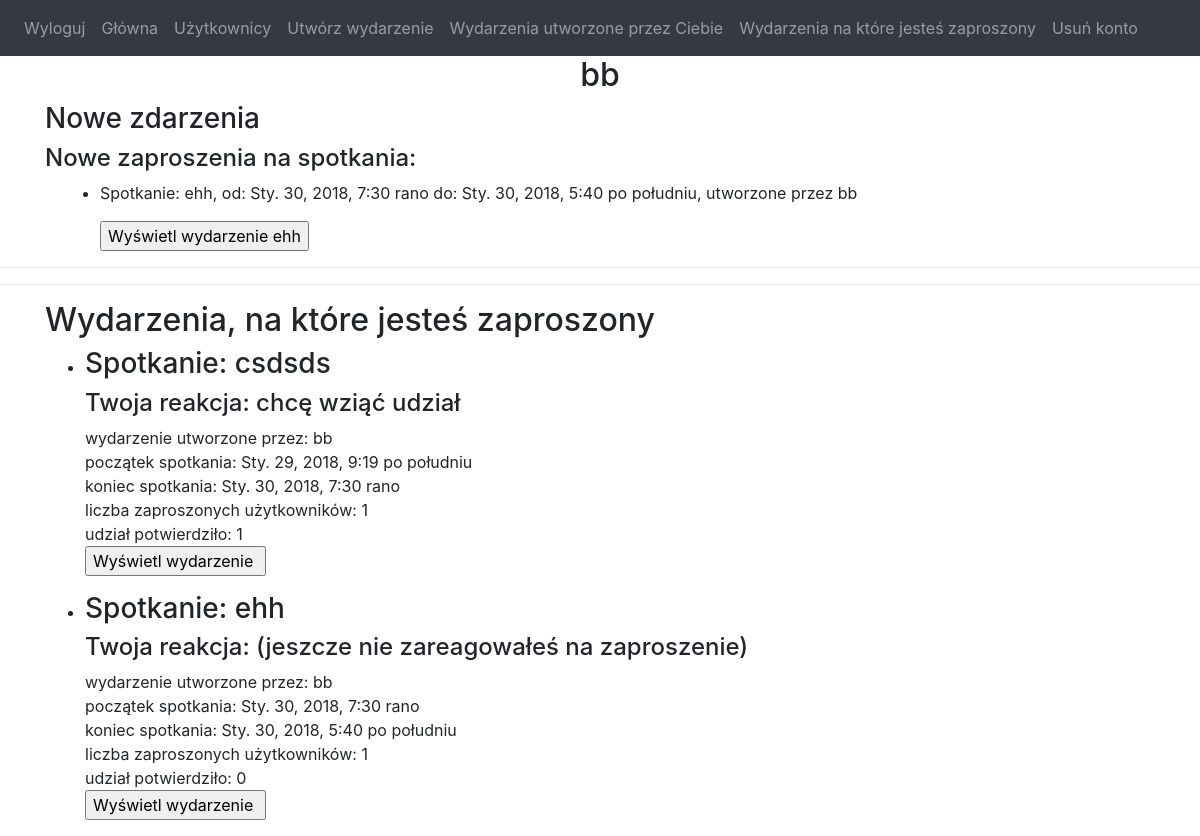
The page /my_invitations (signed in) on the database as committed earlier.
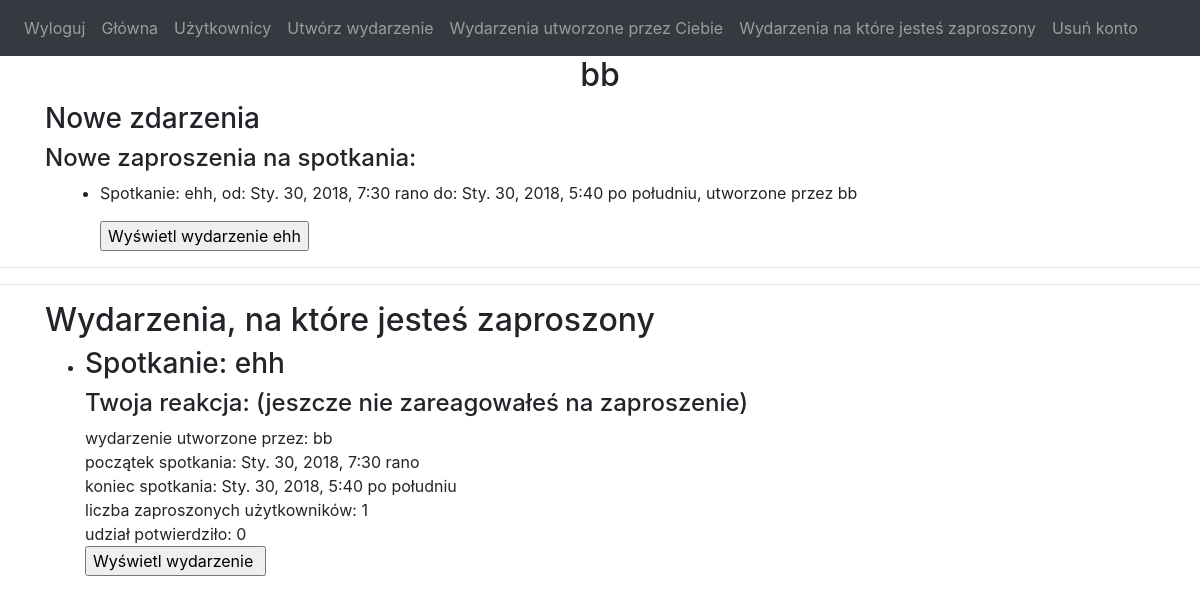
The same page on the database as committed later.
### meetingserver/models.py (models this page shows)
class Meeting(
        models.Model):  # znika jak znika użytkownik który je utworzył (bo cascade), albo jak je usunie
    name = models.CharField(max_length=50)
    begin = models.DateTimeField()
    end = models.DateTimeField()
    invitedNr = models.PositiveIntegerField()
    acceptedNr = models.PositiveIntegerField()
    creator = models.ForeignKey(User, on_delete=models.CASCADE)

class User(models.Model):
    name = models.CharField(max_length=50, unique=True)
    pwd = models.CharField(max_length=50)

### views/logged_views.py (the view)
# urls.py: path('my_invitations', logged_views.my_invitations),
def my_invitations(request):
    if 'user_id' not in request.session:
        return HttpResponseRedirect("/")
    uid = request.session['user_id']
    uname = request.session['user_name']
    attending = Invitation.objects.filter(user__id=uid)
    u1 = set()
    for m in attending:
        u1.add(
            (m.meeting.id,
             m.meeting.name,
             m.meeting.creator.name,
             m.meeting.begin,
             m.meeting.end,
             m.meeting.invitedNr,
             m.meeting.acceptedNr,
             m.reactionType))
    notif_dict = get_my_notifications(uid, uname)
    d1 = {'my_invited_events': u1}
    return render(request, 'my_invited_events.html', {**d1, **notif_dict})

### clear_old_events.py (called while the page is built)
    def __call__(self, request):
        if datetime.now(pytz.utc) - self.last_cleared > timedelta(minutes=2):
            self.clear_past_events()
            self.last_cleared = datetime.now(pytz.utc)
        response = self.get_response(request)
        return response

### templates/my_invited_events.html (shortened to what this page needs)
{% extends 'logged_shared.html' %}
{% block main_content %}
<div  class="container">
    <h2> Wydarzenia, na które jesteś zaproszony </h2>
    <ul>
    {% for id, name, creator, begin, end, nr_inv, nr_yes, reactionType in my_invited_events %}
        <li>
        <h3> Spotkanie: {{ name }} </h3>
        <h4> Twoja reakcja:
        {% if reactionType == 1 %} chcę wziąć udział {% endif %}
        {% if reactionType == 3 %} (jeszcze nie zareagowałeś na zaproszenie) {% endif %}
        </h4>
        wydarzenie utworzone przez: {{ creator }} <br>
        początek spotkania:  {{ begin }} <br>
        koniec spotkania:  {{ end }} <br>
        liczba zaproszonych użytkowników:  {{ nr_inv }} <br>
        udział potwierdziło:  {{ nr_yes }} <br>
        <form action = "{{ "/show_event" }}" method="get" />
            <input type="submit" value = "Wyświetl wydarzenie {{s}}" />
        </li>
    {% endfor %}
    </ul>
</div>
{% endblock %}

### templates/notifications_new_invitations.html (shortened to what this page needs)
<h4>Nowe zaproszenia na spotkania: </h4>
<div  class="container">
    <ul>
    {% for id, s, begin, end, creator in new_inv %}
        <li>
        <p> Spotkanie: {{ s }}, od: {{ begin }} do: {{ end }}, utworzone przez {{ creator }} </p>
        <form action = "{{ "/show_event" }}" method="get" />
            <input type="submit" value = "Wyświetl wydarzenie {{s}}" />
        </li>
    {% endfor %}
    </ul>
</div>

Rows that differ between the two databases and show on the page:
removed Meeting: my_invited_events "csdsds", my_invited_events "Sty. 29, 2018, 9:19 po południu", my_invited_events "Sty. 30, 2018, 7:30 rano"
Other text that changed with them:
list line gone: "Spotkanie: Twoja reakcja: chcę wziąć udział wydarzenie utworzone przez: początek spotkania: koniec spotkania: liczba zaproszonych użytkowników: 1 udział potwierdziło: 1 Wyświetl wydarzenie"
list line gone: "bb"
